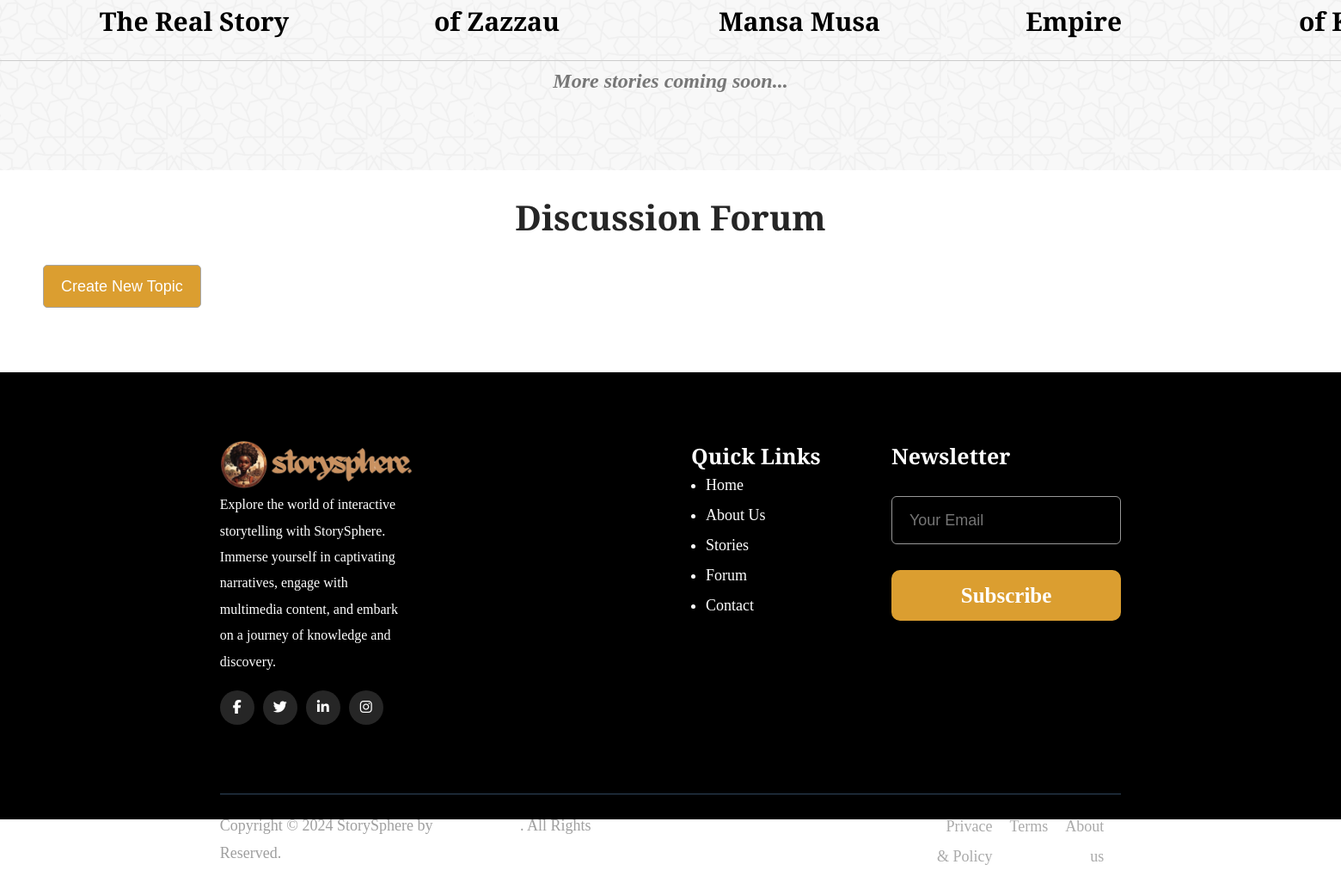
The page /index/ (signed in, lower part) on the database as committed earlier.
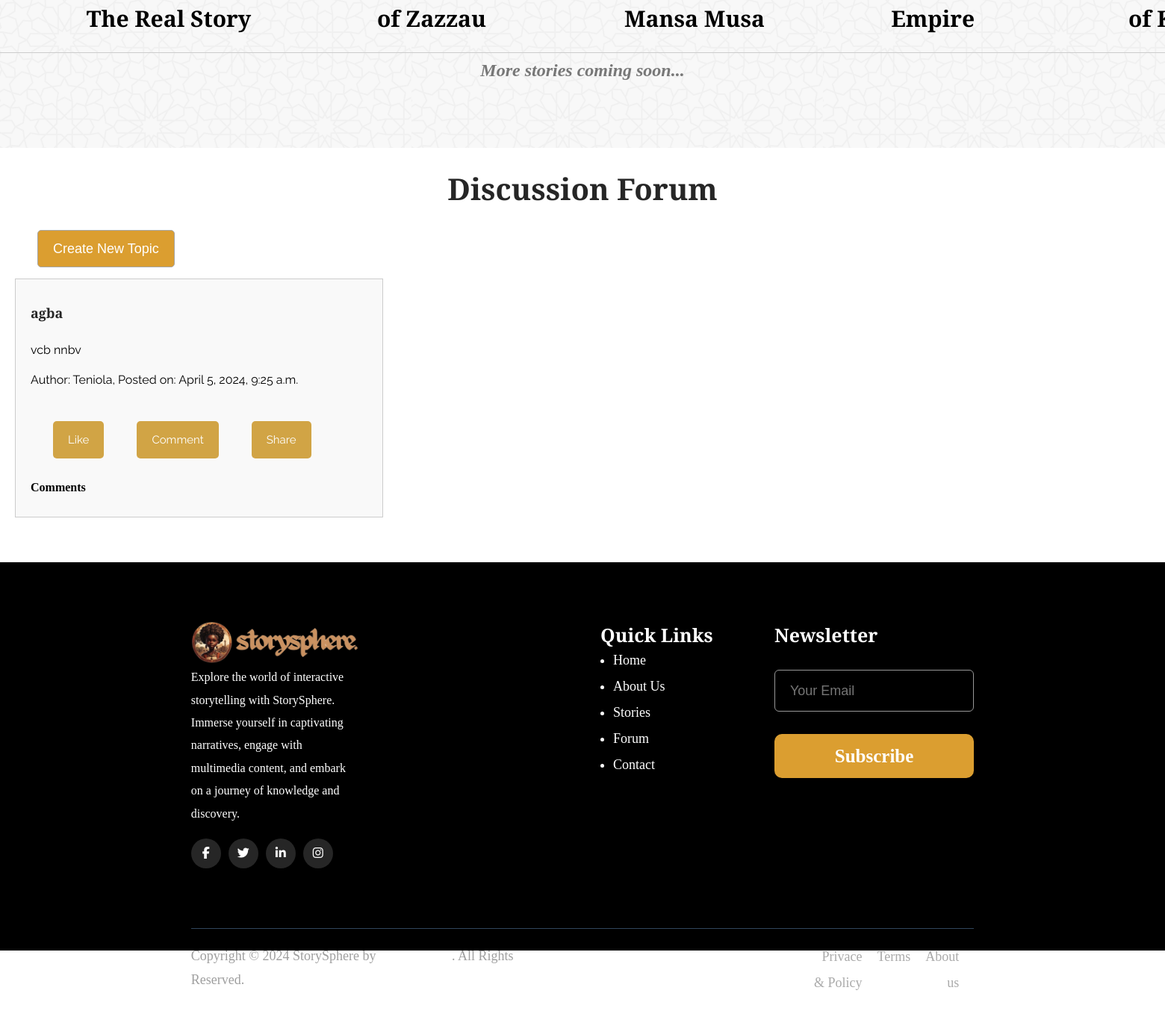
The same page on the database as committed later.
### StorySphere/models.py (models this page shows)
class ForumTopic(models.Model):
    title = models.CharField(max_length=255)
    description = models.TextField()
    author = models.ForeignKey(User, on_delete=models.CASCADE)
    created_at = models.DateTimeField(auto_now_add=True)

### StorySphere/views.py (the view)
# urls.py: path('index/', views.index, name='index'),
def index(request):
    if request.user.is_authenticated:
        username = request.user.username
        topics = ForumTopic.objects.all()
        context = {'username': username, 'topics': topics}
        return render(request, 'index.html', context)
    else:
        return redirect('login')

### StorySphere/templates/index.html (shortened to what this page needs)
<!DOCTYPE html>
<html lang="en">
<head>
    {% load custom_tags %}
    {% load static %}
    <link rel="stylesheet" href="https://cdnjs.cloudflare.com/ajax/libs/font-awesome/6.5.1/css/all.min.css" />
    <link rel="stylesheet" href="{% static 'css/styles.css' %}">
</head>
<body>
    <section id="pillars">
            <div class="pillars-images">
                <div class="images-1">
                    <h1>Shaka Zulu <br>The Real Story</h1>
                </div>
                <div class="images-1">
                    <h1>Queen Amina <br>of Zazzau</h1>
                </div>
                <div class="images-1">
                    <H1>The Story of <br> Mansa Musa</H1>
                </div>
                <div class="images-1">
                    <H1>The Ghana <br>Empire</H1>
                </div>
                <div class="images-1">
                    <h1>The Kingdom <br>of Kush</h1>
                </div>
            </div>
            <h1 class="more-stories-line">More stories coming soon...</h1>
    </section>
    <section id="forum">
        <div class="forum-container">
            <h1>Discussion Forum</h1>
            <button id="newTopicBtn" onclick="openNewTopicModal()">Create New Topic</button>
            <div class="forum-topics">
                {% for topic in topics %}
                <div class="topic-card">
                    <h3>{{ topic.title }}</h3>
                    <p>{{ topic.description }}</p>
                    <p class="discussion-meta">Author: {{ topic.author }}, Posted on: {{ topic.created_at }}</p>
                    <div class="topic-actions">
                        <button class="like-btn" onclick="likeTopic('{{ topic.id }}')">Like</button>
                        <button class="comment-btn" onclick="openCommentsModal('{{ topic.id }}')">Comment</button>
                        <button class="share-btn" onclick="shareTopic()">Share</button>
                    </div>
                    <div class="comments-section" id="commentsSection{{ topic.id }}">
                        <h4>Comments</h4>
                    </div>
                </div>
                {% endfor %}
            </div>
                </div>
            </section>
<footer id="footer">
    <div class="container">
        <div class="footer-event">
            <div class="event1">
                <img src="{% static 'images/LOGO1.png' %}" alt="logo" style="width: 100%;">
                <p>Explore the world of interactive storytelling with StorySphere. Immerse yourself in captivating narratives, engage with multimedia content, and embark on a journey of knowledge and discovery.</p>
                <div class="footer-icons">
                    <a href=""><i class="fa-brands fa-facebook-f"></i></a>
                    <a href=""><i class="fa-brands fa-twitter"></i></a>
                    <a href=""><i class="fa-brands fa-linkedin-in"></i></a>
                    <a href=""><i class="fa-brands fa-instagram"></i></a>
                </div>
            </div>
            <div class="event2">
            </div>
            <div class="event3">
                <h1>Quick Links</h1>
                <ul>
                    <li>Home</li>
                    <li>About Us</li>
                    <li>Stories</li>
                    <li>Forum</li>
                    <li>Contact</li>
                </ul>
            </div>
            <div class="event4">
                <h1>Newsletter</h1>
                <form>
                    <input type="text" class="youremailaddrs" placeholder="Your Email">
                </form>
                <a href="">Subscribe</a>
            </div>
        </div>
        <div class="lower-footer">
            <div class="copyright">
                <p>Copyright © 2024 StorySphere by <span>Teniola Ajani</span>. All Rights Reserved.</p>
            </div>
            <div class="prybacy">
                <ul>
                    <li>Privace & Policy</li>
                    <li>Terms</li>
                    <li>About us</li>
                </ul>
            </div>
        </div>
    </div>
</footer>
</body>
</html>

Rows that differ between the two databases and show on the page:
added ForumTopic: title "agba", description "vcb nnbv", author "Teniola", created_at "April 5, 2024, 9:25 a.m."
